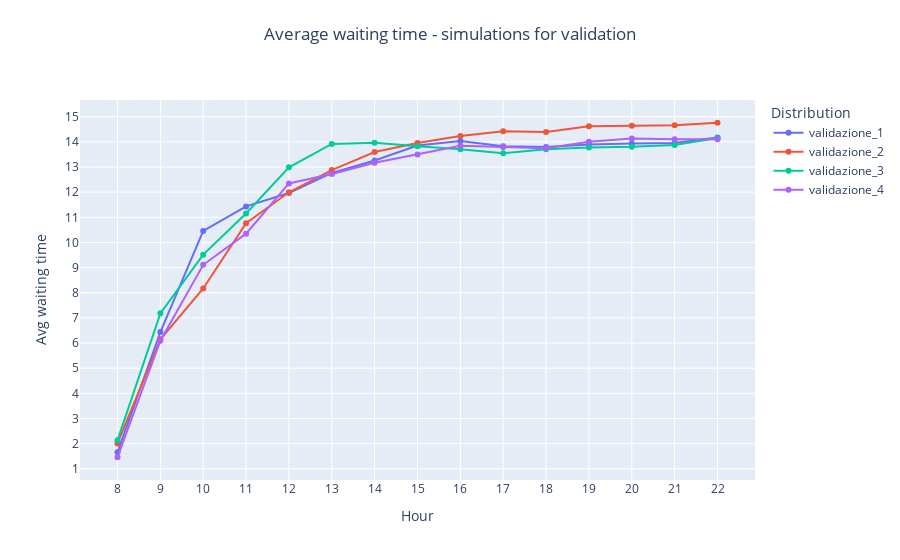

This figure's notebook cell:
### Markdown cell above
## Average waiting time - No jockey

### Code cell
# Average waiting time
normalize = False

fig = go.Figure()
fig = add_simulation_to_plot(fig, df_simulations, 'validazione_1', "Avg_waiting_times_standard", normalize=normalize)
fig = add_simulation_to_plot(fig, df_simulations, 'validazione_2', "Avg_waiting_times_standard", normalize=normalize)
fig = add_simulation_to_plot(fig, df_simulations, 'validazione_3', "Avg_waiting_times_standard", normalize=normalize)
fig = add_simulation_to_plot(fig, df_simulations, 'validazione_4', "Avg_waiting_times_standard", normalize=normalize)


fig = decorate_figure(fig,
    title="Average waiting time - simulations for validation",
    y_axis_title="Avg waiting time",
    dtick=1,
    normalize=normalize)

fig.show()
fig.write_image("doc/report/images/results/avg_wt_validation.png", scale=IMAGE_SCALE)

### Figure 1 — Plotly figure (JSON) as saved in the notebook; plotly's stock layout.template omitted (floating-point values rounded to 4 significant figures)
{"data": [{"mode": "lines+markers", "name": "validazione_1", "type": "scatter", "x": [8, 9, 10, 11, 12, 13, 14, 15, 16, 17, 18, 19, 20, 21, 22], "y": [1.655, 6.439, 10.46, 11.43, 11.96, 12.76, 13.26, 13.85, 14.03, 13.83, 13.79, 13.9, 13.94, 13.96, 14.18]}, {"mode": "lines+markers", "name": "validazione_2", "type": "scatter", "x": [8, 9, 10, 11, 12, 13, 14, 15, 16, 17, 18, 19, 20, 21, 22], "y": [2.009, 6.147, 8.172, 10.76, 12.0, 12.88, 13.6, 13.96, 14.23, 14.42, 14.39, 14.62, 14.64, 14.66, 14.76]}, {"mode": "lines+markers", "name": "validazione_3", "type": "scatter", "x": [8, 9, 10, 11, 12, 13, 14, 15, 16, 17, 18, 19, 20, 21, 22], "y": [2.132, 7.181, 9.515, 11.15, 12.99, 13.92, 13.97, 13.82, 13.71, 13.55, 13.71, 13.78, 13.8, 13.88, 14.15]}, {"mode": "lines+markers", "name": "validazione_4", "type": "scatter", "x": [8, 9, 10, 11, 12, 13, 14, 15, 16, 17, 18, 19, 20, 21, 22], "y": [1.459, 6.093, 9.111, 10.35, 12.35, 12.72, 13.17, 13.5, 13.85, 13.79, 13.74, 14.01, 14.13, 14.1, 14.1]}], "layout": {"legend": {"title": {"text": "Distribution"}}, "title": {"text": "Average waiting time - simulations for validation", "x": 0.5, "xanchor": "center", "y": 0.95, "yanchor": "top"}, "xaxis": {"dtick": 1, "tick0": 0, "tickmode": "linear", "title": {"text": "Hour"}}, "yaxis": {"dtick": 1, "tick0": 0, "tickmode": "linear", "title": {"text": "Avg waiting time"}}}}
